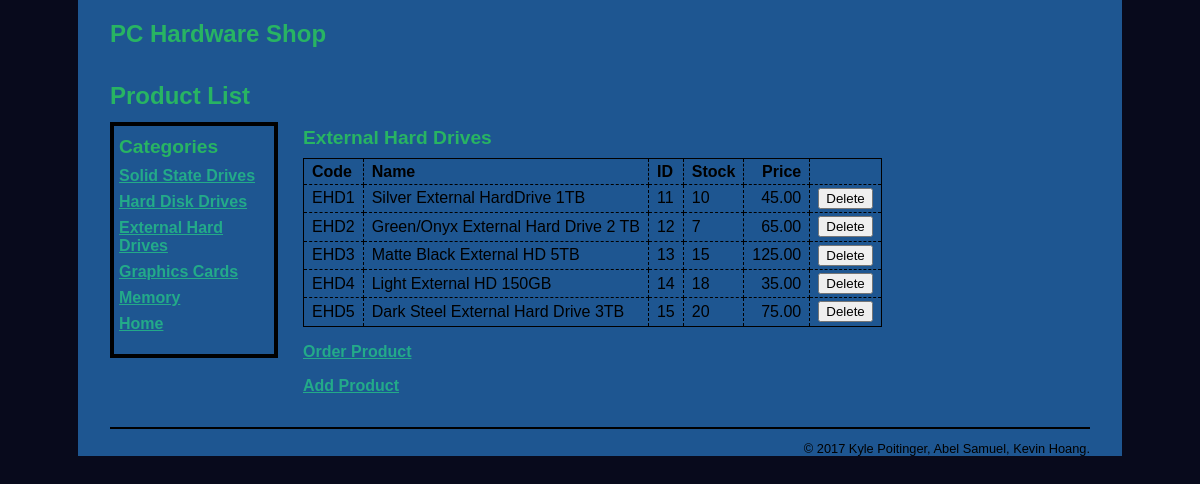
Screenshot of /product_manager/index.php?category_id=3 with the database file from the repository.
### tables this page shows
CREATE TABLE categories (
  categoryID       INT(11)        NOT NULL   AUTO_INCREMENT,
  categoryName     VARCHAR(255)   NOT NULL,
  PRIMARY KEY (categoryID)
);

CREATE TABLE products (
  productID        INT(11)        NOT NULL   AUTO_INCREMENT,
  categoryID       INT(11)        NOT NULL,
  productCode      VARCHAR(20)    NOT NULL   UNIQUE,
  productName      VARCHAR(255)   NOT NULL,
  listPrice        DECIMAL(10,2)  NOT NULL,
  stock            INT(11)        Not Null,
  PRIMARY KEY (productID)
);

### model/category_db.php (called while the page is built, shortened)
<?php
function get_categories() {
    global $db;
    $query = 'SELECT * FROM categories
              ORDER BY categoryID';
    $statement = $db->prepare($query);
    $statement->execute();
    return $statement;
}
function get_category_name($category_id) {
    global $db;
    $query = 'SELECT * FROM categories
              WHERE categoryID = :category_id';
    $statement = $db->prepare($query);
    $statement->bindValue(':category_id', $category_id);
    $statement->execute();
    $category = $statement->fetch();
    $category_name = $category['categoryName'];
    return $category_name;
}
?>

### model/product_db.php (called while the page is built, shortened)
<?php
function get_products_by_category($category_id) {
    global $db;
    $query = 'SELECT * FROM products
              WHERE products.categoryID = :category_id
              ORDER BY productID';
    $statement = $db->prepare($query);
    $statement->bindValue(":category_id", $category_id);
    $statement->execute();
    $products = $statement->fetchAll();
    return $products;
}
?>

### product_manager/product_list.php (the view, shortened to what this page needs)
<?php include '../view/header.php'; ?>
<main>
    <h1>Product List</h1>
    <aside>
        <h2>Categories</h2>
        <nav>
        <ul>
        <?php foreach ($categories as $category) : ?>
            <li>
            <a href="?category_id=<?php echo $category['categoryID']; ?>">
                <?php echo $category['categoryName']; ?>
            </a>
            </li>
        <?php endforeach; ?>
        <a href="/PChardwareshop/index.php">Home</a>
        </ul>
        </nav>
    </aside>
    <section>
        <h2><?php echo $category_name; ?></h2>
        <table>
            <tr>
                <th>Code</th>
                <th>Name</th>
                <th>ID</th>
                <th>Stock</th>
                <th class="right">Price</th>
                <th>&nbsp;</th>
            </tr>
            <?php foreach ($products as $product) : ?>
            <tr>
                <td><?php echo $product['productCode']; ?></td>
                <td><?php echo $product['productName']; ?></td>
                <td><?php echo $product['productID']; ?></td>
                <td><?php echo $product['stock']; ?></td>
                <td class="right"><?php echo $product['listPrice']; ?></td>
                <td><form action="." method="post">
                    <input type="submit" value="Delete">
                </form></td>
            </tr>
            <?php endforeach; ?>
        </table>
        <p><a href="?action=show_order_form">Order Product</a></p>
        <p class="last_paragraph">
            <a href="?action=show_add_form">Add Product</a>
        </p>
    </section>
</main>
<?php include '../view/footer.php'; ?>

### main.css (style rules this page uses)
html { background-color: #080a1c; }
body { font-family: Arial, Helvetica, sans-serif; width: 980px; margin: 0 auto; padding: 0 2em; background-color: #1e5691; }
aside { float: left; width: 150px; border: 4px solid black; padding: 5px; }
section { float: left; width: 600px; padding-left: 25px; }
h1 { font-size: 150%; margin: .5em 0; }
h2 { font-size: 120%; margin: .25em 0 .5em; }
h1, h2 { color: #28B463; }
ul { list-style-type: none; margin: 0; padding-left: 0; padding-bottom: 1em; }
li { padding-bottom: 0.5em; }
a { color: #23aa89; font-weight: bold; }
table { border: 1px solid black; border-collapse: collapse; margin-bottom: 1em; }
td, th { border: 1px dashed black; padding: .2em .5em .2em .5em; text-align: left; }
.right { text-align: right; }
.last_paragraph { margin-bottom: 2em; }

### rows the page displays
categories: categoryName "Solid State Drives"
categories: categoryName "Hard Disk Drives"
categories: categoryName "External Hard Drives"
categories: categoryName "Graphics Cards"
categories: categoryName "Memory"
products: productCode "EHD1", productName "Silver External HardDrive 1TB", productID "11", stock "10", listPrice "45.00"
products: productCode "EHD2", productName "Green/Onyx External Hard Drive 2 TB", productID "12", stock "7", listPrice "65.00"
products: productCode "EHD3", productName "Matte Black External HD 5TB", productID "13", stock "15", listPrice "125.00"
products: productCode "EHD4", productName "Light External HD 150GB", productID "14", stock "18", listPrice "35.00"
products: productCode "EHD5", productName "Dark Steel External Hard Drive 3TB", productID "15", stock "20", listPrice "75.00"
